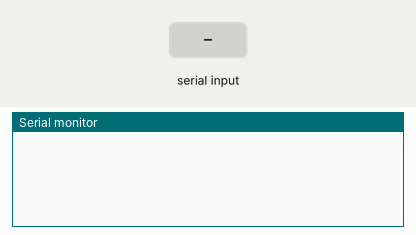
A sketch run on a simulated ESP8266 (NodeMCU). Shown: the last lines printed to the serial monitor. The test bench sets the inputs (shaded band). WiFi joins after 1.5 s; servers stay silent unless stated.

Above: at 3.1 s.
3.2 s: "90|45\n" received over the second serial link
At 4.8 s:
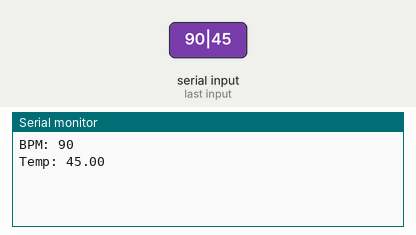
5.4 s: "30|150\n" received over the second serial link
At 6.4 s:
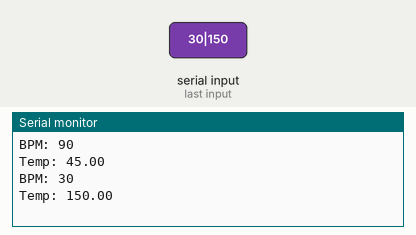

The sketch:

nodemcu.ino
```cpp
#define BLYNK_TEMPLATE_ID "TMPL6IurRfGpH"
#define BLYNK_TEMPLATE_NAME "kesehatan"
#define BLYNK_AUTH_TOKEN "1gqXTM2NqMvOAoNiicShuJdBVsgnObxN"

#define BLYNK_PRINT Serial

#include <SoftwareSerial.h>
#include <BlynkSimpleEsp8266.h>  // Library untuk NodeMCU ESP8266
#include <ESP8266WiFi.h>


// Pin untuk komunikasi serial dengan Arduino
SoftwareSerial SMESerial(D6, D7); // Pin RX dan TX untuk komunikasi dengan Arduino Uno

// Koneksi WiFi dan Blynk
char auth[] = BLYNK_AUTH_TOKEN;  // Ganti dengan Blynk Auth Token Anda
char ssid[] = "Nimo";         // Ganti dengan SSID WiFi Anda
char pass[] = "05072004";     // Ganti dengan password WiFi Anda
BlynkTimer timer;
int bpmFiks=0;

void setup() {
  // Mulai komunikasi serial dengan PC dan Arduino
  Serial.begin(9600);
  SMESerial.begin(9600);  // Untuk komunikasi dengan Arduino Uno
  delay(100);


  // Mulai koneksi Blynk
  Blynk.begin(auth, ssid, pass, "blynk.cloud", 80);
  timer.setInterval(1000L, sensor);
}

void loop() {
  // Menjalankan loop Blynk
  Blynk.run();
  timer.run();
}

void sensor() {
  bpmFiks=0;
  // Cek apakah ada data dari Arduino Uno
  if (SMESerial.available() < 1) return;

  // Membaca data yang diterima dari Arduino Uno
  String sensorData = "";
  while (SMESerial.available()) {
    sensorData += (char)SMESerial.read();
  }

  // Pisahkan data BPM dan suhu berdasarkan tanda '|'
  int separatorIndex = sensorData.indexOf('|');
  if (separatorIndex > 0) {
    String bpmStr = sensorData.substring(0, separatorIndex);
    String tempStr = sensorData.substring(separatorIndex + 1);

    // Konversi ke integer dan float
    int bpm = bpmStr.toInt();
    float temperatureC = tempStr.toFloat();
    if(bpm > 0){
      bpmFiks=bpm;
    }

    // Kirim data BPM dan suhu ke Blynk
    Blynk.virtualWrite(V0, bpmFiks);         // Kirim data BPM ke Blynk (virtual pin V0)
    Blynk.virtualWrite(V1, temperatureC); // Kirim data suhu ke Blynk (virtual pin V1)

    // Tampilkan data di Serial Monitor untuk debug
    Serial.print("BPM: ");
    Serial.println(bpmFiks);
    Serial.print("Temp: ");
    Serial.println(temperatureC);
  }
}
```

Measured:
- after the input at 3.2 s, the serial monitor: prints a new line after 0.70 s (image 1)
- after the input at 5.4 s, the serial monitor: prints a new line after 0.50 s (image 2)
